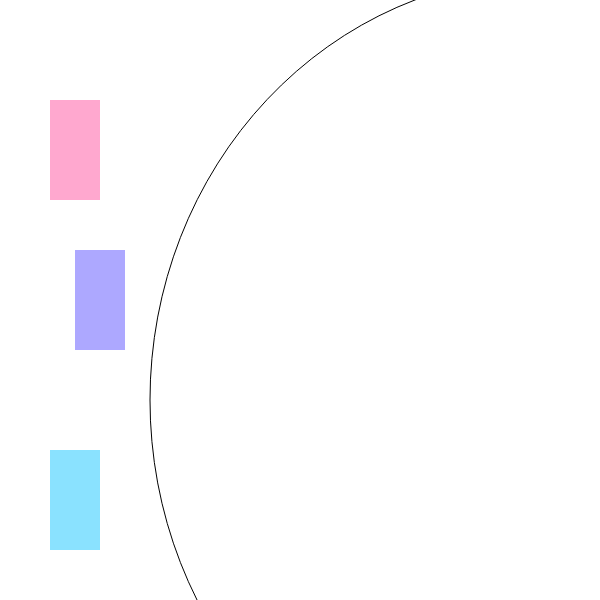
Frame 1 (no input)
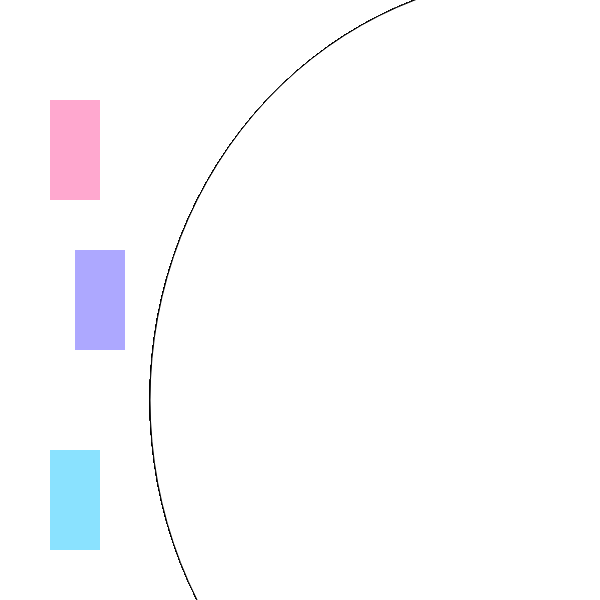
Frame 60 (no input)
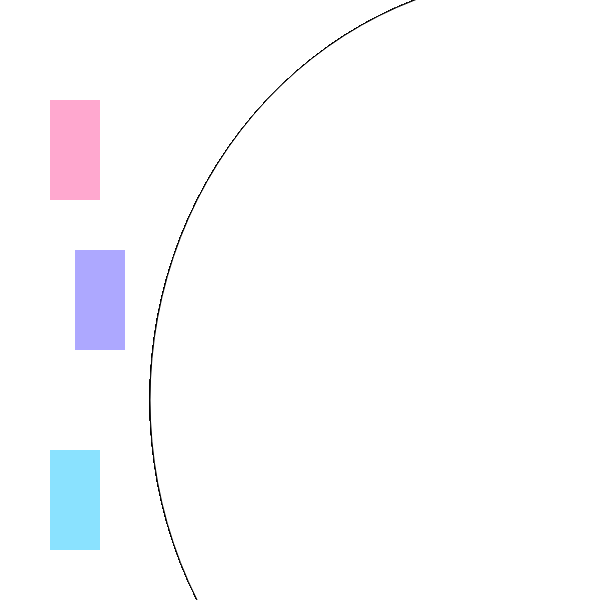
Frame 120 (the mouse pressed at the canvas centre since frame 60)

The p5.js sketch that drew these frames (run headless with seeded random() and noise() and a simulated clock; from frame 60 on, the mouse is pressed at the canvas centre):

// p5.js sketch
// ── sketch.js
var pinkBath;
var purpleBath;
var blueBath;
var bathCol;
var r,g,b;
var mouseColor;



function setup() {
	createCanvas(600,600);

	bathCol = color(r,g,b,255);
	pinkBath = color(255,168,207,255);
	purpleBath = color(173,168,255,255);
	blueBath = color(138,226,255,255);

	mouseColor = get(mouseX, mouseY);

}

function mousePressed(){

var mouseColor;
mouseColor = get(mouseX, mouseY);
console.log(mouseColor);


	if(mouseColor == pinkBath){
		console.log("mouseColor is pinkBath");
		r = 255;
		g = 168;
		b = 207;
	}
	else if (mouseColor == purpleBath){
		console.log("mouseColor is purpleBath");
		r = 173;
		g = 168;
		b = 255;
	}
	else if (mouseColor == blueBath){
		console.log("mouseColor is blueBath");
		r = 138;
		g = 226;
		b = 255;
	}
	else{
		console.log("regular");
		r = 200;
		g = 200;
		b = 200;
	}

}

function draw(){

	push();
	noStroke();
	fill(pinkBath);
	rect(50,100,50,100);
	pop();

	push();
	noStroke();
	fill(purpleBath);
	rect(75,250,50,100);
	pop();

	push();
	noStroke();
	fill(blueBath);
	rect(50,450,50,100);
	pop();

	push();
	fill(bathCol);
	ellipse(575,400,750,800);
	pop();

	ellipse(550,400,800,850);

}
